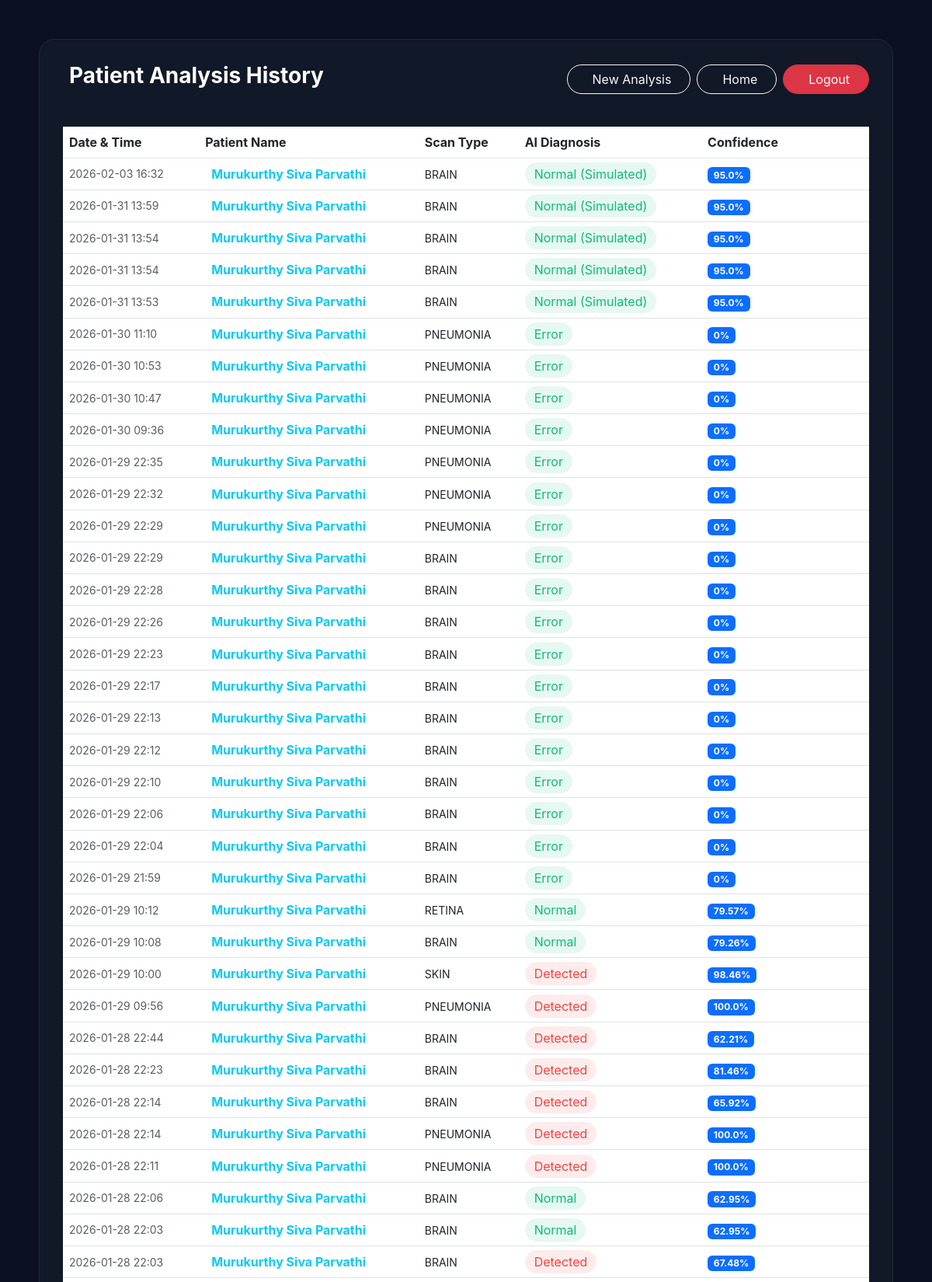
Screenshot of /history (signed in, upper part) with the database file from the repository.
### tables this page shows
CREATE TABLE history (
                        id INTEGER PRIMARY KEY AUTOINCREMENT, 
                        user_id INTEGER, 
                        category TEXT, 
                        status TEXT, 
                        confidence TEXT, 
                        date TEXT);

### app.py (the view)
@app.route('/history')
def history():
    if 'user_id' not in session: return redirect(url_for('login'))
    conn = sqlite3.connect('users.db')
    user_history = conn.execute("SELECT * FROM history WHERE user_id=? ORDER BY id DESC", (session['user_id'],)).fetchall()
    conn.close()
    return render_template('history.html', history=user_history, user_name=session['user_name'])

### templates/history.html (shortened to what this page needs)
<!DOCTYPE html>
<html lang="en">
<head>
    <link href="https://cdn.jsdelivr.net/npm/bootstrap@5.3.0/dist/css/bootstrap.min.css" rel="stylesheet">
</head>
<body>
    <div class="container history-card">
        <div class="d-flex justify-content-between align-items-center mb-4">
    <h3 class="fw-bold">
         Patient Analysis History
    </h3>
    <div class="d-flex gap-2">
        <a href="/dashboard" class="btn btn-outline-light rounded-pill px-4">
            New Analysis
        </a>
        <a href="/" class="btn btn-outline-light rounded-pill px-4">
            Home
        </a>
        <a href="/logout" class="btn btn-danger rounded-pill px-4">
            Logout
        </a>
    </div>
</div>
<div class="table-responsive">
    <table class="table table-hover mt-3">
        <thead>
            <tr>
                <th>Date & Time</th>
                <th>Patient Name</th>
                <th>Scan Type</th>
                <th>AI Diagnosis</th>
                <th>Confidence</th>
            </tr>
        </thead>
        <tbody>
    {% for row in history %}
    <tr>
        <td class="small text-muted">{{ row[5] }}</td>
        <td class="fw-bold text-info">
            {{ user_name }}
        </td>
        <td><span class="text-uppercase small">{{ row[2] }}</span></td>
        <td>
            <span class="status-{{ 'Detected' if 'Detected' in row[3] else 'Normal' }}">
                {{ row[3] }}
            </span>
        </td>
        <td>
            <span class="badge badge-conf bg-primary">{{ row[4] }}</span>
        </td>
    </tr>
    {% endfor %}
</tbody>
    </table>
</div>
</body>
</html>

### templates/history.html (style rules this page uses)
body { background-color: #0b1120; color: white; padding: 50px; font-family: 'Inter', sans-serif; }
.history-card { background: #111827; border-radius: 20px; padding: 30px; border: 1px solid #1e293b; }
.table { color: #e2e8f0; vertical-align: middle; }
.status-Normal { color: #10b981; background: rgba(16, 185, 129, 0.1); padding: 5px 12px; border-radius: 20px; }
.status-Detected { color: #ef4444; background: rgba(239, 68, 68, 0.1); padding: 5px 12px; border-radius: 20px; }

### rows the page displays
history: date "2026-02-03 16:32", user_name "Murukurthy Siva Parvathi", category "BRAIN", status "Normal (Simulated)", confidence "95.0%"
history: date "2026-01-31 13:59", user_name "Murukurthy Siva Parvathi", category "BRAIN", status "Normal (Simulated)", confidence "95.0%"
history: date "2026-01-31 13:54", user_name "Murukurthy Siva Parvathi", category "BRAIN", status "Normal (Simulated)", confidence "95.0%"
history: date "2026-01-31 13:54", user_name "Murukurthy Siva Parvathi", category "BRAIN", status "Normal (Simulated)", confidence "95.0%"
history: date "2026-01-31 13:53", user_name "Murukurthy Siva Parvathi", category "BRAIN", status "Normal (Simulated)", confidence "95.0%"
history: date "2026-01-30 11:10", user_name "Murukurthy Siva Parvathi", category "PNEUMONIA", status "Error", confidence "0%"
history: date "2026-01-30 10:53", user_name "Murukurthy Siva Parvathi", category "PNEUMONIA", status "Error", confidence "0%"
history: date "2026-01-30 10:47", user_name "Murukurthy Siva Parvathi", category "PNEUMONIA", status "Error", confidence "0%"
history: date "2026-01-30 09:36", user_name "Murukurthy Siva Parvathi", category "PNEUMONIA", status "Error", confidence "0%"
history: date "2026-01-29 22:35", user_name "Murukurthy Siva Parvathi", category "PNEUMONIA", status "Error", confidence "0%"
history: date "2026-01-29 22:32", user_name "Murukurthy Siva Parvathi", category "PNEUMONIA", status "Error", confidence "0%"
history: date "2026-01-29 22:29", user_name "Murukurthy Siva Parvathi", category "PNEUMONIA", status "Error", confidence "0%"
history: date "2026-01-29 22:29", user_name "Murukurthy Siva Parvathi", category "BRAIN", status "Error", confidence "0%"
history: date "2026-01-29 22:28", user_name "Murukurthy Siva Parvathi", category "BRAIN", status "Error", confidence "0%"
history: date "2026-01-29 22:26", user_name "Murukurthy Siva Parvathi", category "BRAIN", status "Error", confidence "0%"
history: date "2026-01-29 22:23", user_name "Murukurthy Siva Parvathi", category "BRAIN", status "Error", confidence "0%"
history: date "2026-01-29 22:17", user_name "Murukurthy Siva Parvathi", category "BRAIN", status "Error", confidence "0%"
history: date "2026-01-29 22:13", user_name "Murukurthy Siva Parvathi", category "BRAIN", status "Error", confidence "0%"
history: date "2026-01-29 22:12", user_name "Murukurthy Siva Parvathi", category "BRAIN", status "Error", confidence "0%"
history: date "2026-01-29 22:10", user_name "Murukurthy Siva Parvathi", category "BRAIN", status "Error", confidence "0%"
history: date "2026-01-29 22:06", user_name "Murukurthy Siva Parvathi", category "BRAIN", status "Error", confidence "0%"
history: date "2026-01-29 22:04", user_name "Murukurthy Siva Parvathi", category "BRAIN", status "Error", confidence "0%"
history: date "2026-01-29 21:59", user_name "Murukurthy Siva Parvathi", category "BRAIN", status "Error", confidence "0%"
history: date "2026-01-29 10:12", user_name "Murukurthy Siva Parvathi", category "RETINA", status "Normal", confidence "79.57%"
history: date "2026-01-29 10:08", user_name "Murukurthy Siva Parvathi", category "BRAIN", status "Normal", confidence "79.26%"
history: date "2026-01-29 10:00", user_name "Murukurthy Siva Parvathi", category "SKIN", status "Detected", confidence "98.46%"
history: date "2026-01-29 09:56", user_name "Murukurthy Siva Parvathi", category "PNEUMONIA", status "Detected", confidence "100.0%"
history: date "2026-01-28 22:44", user_name "Murukurthy Siva Parvathi", category "BRAIN", status "Detected", confidence "62.21%"
history: date "2026-01-28 22:23", user_name "Murukurthy Siva Parvathi", category "BRAIN", status "Detected", confidence "81.46%"
history: date "2026-01-28 22:14", user_name "Murukurthy Siva Parvathi", category "BRAIN", status "Detected", confidence "65.92%"
history: date "2026-01-28 22:14", user_name "Murukurthy Siva Parvathi", category "PNEUMONIA", status "Detected", confidence "100.0%"
history: date "2026-01-28 22:11", user_name "Murukurthy Siva Parvathi", category "PNEUMONIA", status "Detected", confidence "100.0%"
history: date "2026-01-28 22:06", user_name "Murukurthy Siva Parvathi", category "BRAIN", status "Normal", confidence "62.95%"
history: date "2026-01-28 22:03", user_name "Murukurthy Siva Parvathi", category "BRAIN", status "Normal", confidence "62.95%"
history: date "2026-01-28 22:03", user_name "Murukurthy Siva Parvathi", category "BRAIN", status "Detected", confidence "67.48%"
